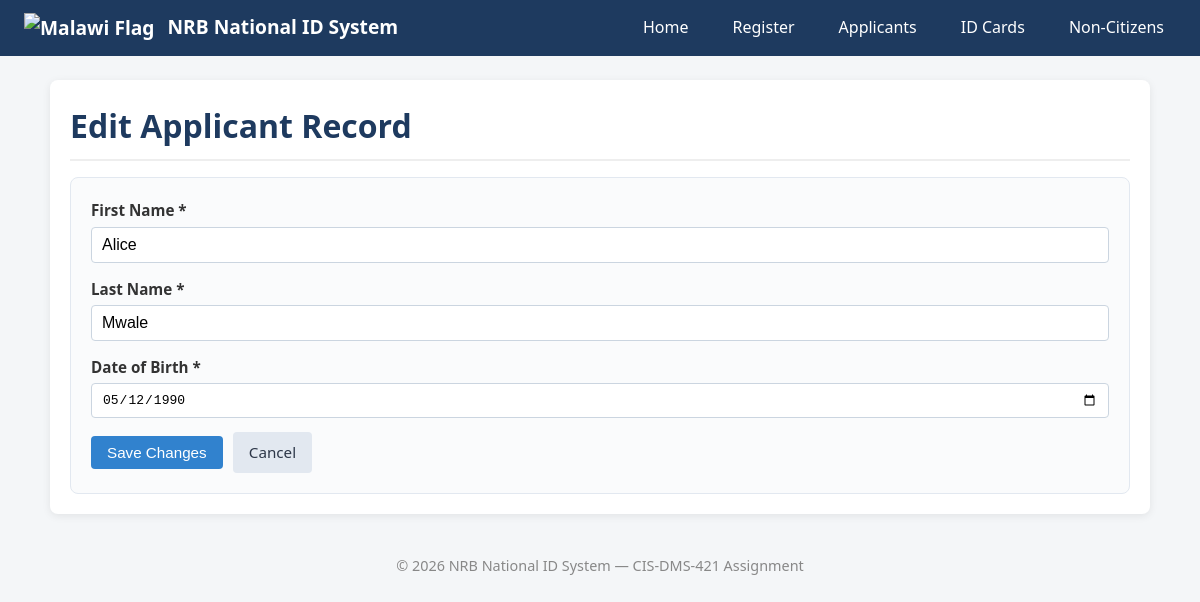
/applicant_edit.php?id=1, run on the app's committed database.
### tables this page shows
CREATE TABLE `malawian_citizen` (
  `Person_ID` int NOT NULL,
  `Fname` varchar(80) NOT NULL,
  `Lname` varchar(80) NOT NULL,
  `DoB` date NOT NULL,
  `Gender` enum('M','F','O') NOT NULL,
  `Nationality` varchar(60) NOT NULL DEFAULT 'Malawian',
  `District_ID` int NOT NULL,
  `Address_ID` int DEFAULT NULL,
  `Citizen_ID` varchar(20) NOT NULL,
  `National_ID` varchar(20) DEFAULT NULL
);

### public/applicant_edit.php (the view, shortened to what this page needs)
<?php
require_once __DIR__ . '/../includes/header.php';
$id = (int)($_GET['id'] ?? 0);
$stmt = $pdo->prepare("SELECT * FROM MALAWIAN_CITIZEN WHERE Person_ID = :id");
$stmt->execute([':id' => $id]);
$applicant = $stmt->fetch();
?>
<h1>Edit Applicant Record</h1>
<form method="post" class="form-card">
    <div class="form-row">
        <label>First Name *</label>
        <input type="text" name="fname" value="<?= e($applicant['Fname']) ?>" required>
    </div>
    <div class="form-row">
        <label>Last Name *</label>
        <input type="text" name="lname" value="<?= e($applicant['Lname']) ?>" required>
    </div>
    <div class="form-row">
        <label>Date of Birth *</label>
        <input type="date" name="dob" value="<?= e($applicant['DoB']) ?>" required>
    </div>
    <button type="submit" class="btn btn-primary">Save Changes</button>
    <a href="applicant_view.php?id=<?= $id ?>" class="btn">Cancel</a>
</form>
<?php require_once __DIR__ . '/../includes/footer.php'; ?>

### assets/css/style.css (style rules this page uses)
* { box-sizing: border-box; margin: 0; padding: 0; }
body { font-family: 'Segoe UI', Arial, sans-serif; background: #f4f6f8; color: #333; line-height: 1.6; }
h1 { color: #1e3a5f; margin-bottom: 16px; border-bottom: 2px solid #eee; padding-bottom: 8px; }
.form-card { background: #fafbfc; padding: 20px; border-radius: 8px; border: 1px solid #e2e8f0; }
.form-row { margin-bottom: 14px; display: flex; flex-direction: column; }
.form-row label { font-weight: 600; margin-bottom: 4px; font-size: 0.95em; }
.form-row input, .form-row select { padding: 8px 10px; border: 1px solid #cbd5e0; border-radius: 4px; font-size: 1em; }
.btn { display: inline-block; padding: 8px 16px; background: #e2e8f0; color: #2d3748; border: none; border-radius: 4px; cursor: pointer; text-decoration: none; font-size: 0.95em; margin-right: 6px; }
.btn-primary { background: #3182ce; color: white; }

### data on the page
malawian_citizen: fname "Alice", lname "Mwale", dob "05/12/1990"
